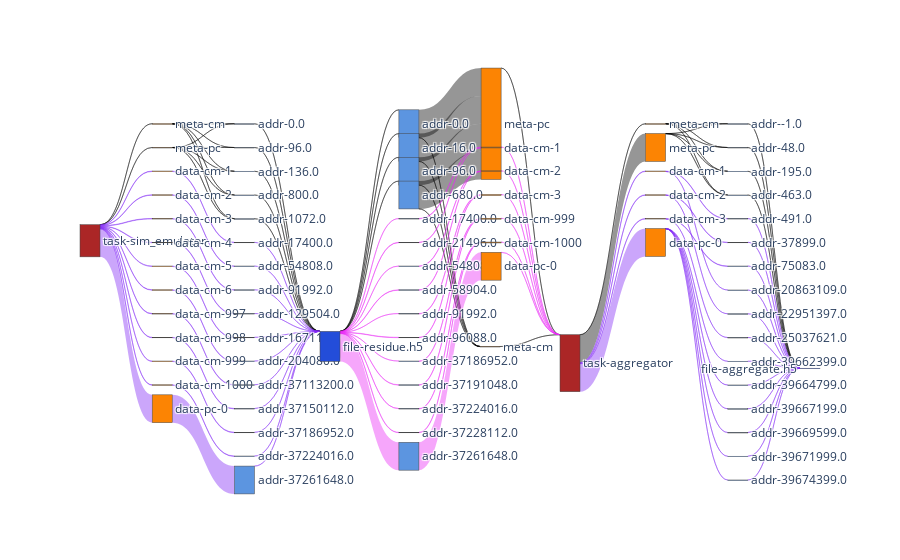

The notebook cell saved with this chart:
### Code cell
f2_nodes, f2_nodes_dict = get_nodes_for_sankey(F2,rm_tags=['sim','agg_r','agg_w'])

# print(node_ref2)

f2_links = get_links_for_sankey(F2, f2_nodes_dict)
fig = go.Figure(go.Sankey(
            node = f2_nodes,
            link = f2_links, orientation='h'))
fig.show()
fig.write_html(f"{path}/sankey-sim_w_agg_r_w-vol-vfd.html")

### Figure 1 — Plotly figure (JSON) as saved in the notebook; plotly's stock layout.template omitted (floating-point values rounded to 4 significant figures; data arrays with more than 128 entries replaced by an {"elided": "..."} marker saying what was removed)
{"data": [{"link": {"color": {"elided": "134 str values"}, "label": {"elided": "134 str values"}, "source": {"elided": "134 int values"}, "target": {"elided": "134 int values"}, "value": {"elided": "134 int values"}}, "node": {"color": ["#ab2626", "#fc8403", "#fc8403", "#fc8403", "#fc8403", "#fc8403", "#fc8403", "#fc8403", "#fc8403", "#fc8403", "#fc8403", "#fc8403", "#fc8403", "#fc8403", "#5c95e0", "#5c95e0", "#5c95e0", "#5c95e0", "#5c95e0", "#5c95e0", "#5c95e0", "#5c95e0", "#5c95e0", "#5c95e0", "#5c95e0", "#5c95e0", "#5c95e0", "#5c95e0", "#5c95e0", "#5c95e0", "#234dd9", "#5c95e0", "#5c95e0", "#5c95e0", "#5c95e0", "#5c95e0", "#5c95e0", "#5c95e0", "#5c95e0", "#5c95e0", "#5c95e0", "#5c95e0", "#5c95e0", "#5c95e0", "#5c95e0", "#5c95e0", "#fc8403", "#fc8403", "#fc8403", "#fc8403", "#fc8403", "#fc8403", "#fc8403", "#fc8403", "#ab2626", "#fc8403", "#fc8403", "#fc8403", "#fc8403", "#fc8403", "#fc8403", "#5c95e0", "#5c95e0", "#5c95e0", "#5c95e0", "#5c95e0", "#5c95e0", "#5c95e0", "#5c95e0", "#5c95e0", "#5c95e0", "#5c95e0", "#5c95e0", "#5c95e0", "#5c95e0", "#5c95e0", "#5c95e0", "#234dd9"], "label": ["task-sim_emulator", "meta-cm", "meta-pc", "data-cm-1", "data-cm-2", "data-cm-3", "data-cm-4", "data-cm-5", "data-cm-6", "data-cm-997", "data-cm-998", "data-cm-999", "data-cm-1000", "data-pc-0", "addr-0.0", "addr-96.0", "addr-1072.0", "addr-136.0", "addr-800.0", "addr-17400.0", "addr-54808.0", "addr-91992.0", "addr-129504.0", "addr-167112.0", "addr-204080.0", "addr-37113200.0", "addr-37150112.0", "addr-37186952.0", "addr-37224016.0", "addr-37261648.0", "file-residue.h5", "addr-0.0", "addr-16.0", "addr-96.0", "addr-680.0", "addr-17400.0", "addr-21496.0", "addr-54808.0", "addr-58904.0", "addr-91992.0", "addr-96088.0", "addr-37186952.0", "addr-37191048.0", "addr-37224016.0", "addr-37228112.0", "addr-37261648.0", "meta-cm", "meta-pc", "data-cm-1", "data-cm-2", "data-cm-3", "data-cm-999", "data-cm-1000", "data-pc-0", "task-aggregator", "meta-cm", "meta-pc", "data-cm-1", "data-cm-2", "data-cm-3", "data-pc-0", "addr--1.0", "addr-48.0", "addr-195.0", "addr-463.0", "addr-491.0", "addr-20863109.0", "addr-37899.0", "addr-22951397.0", "addr-75083.0", "addr-25037621.0", "addr-39662399.0", "addr-39664799.0", "addr-39667199.0", "addr-39669599.0", "addr-39671999.0", "addr-39674399.0", "file-aggregate.h5"], "x": [0, 0.1111, 0.1111, 0.1111, 0.1111, 0.1111, 0.1111, 0.1111, 0.1111, 0.1111, 0.1111, 0.1111, 0.1111, 0.1111, 0.2222, 0.2222, 0.2222, 0.2222, 0.2222, 0.2222, 0.2222, 0.2222, 0.2222, 0.2222, 0.2222, 0.2222, 0.2222, 0.2222, 0.2222, 0.2222, 0.3333, 0.4444, 0.4444, 0.4444, 0.4444, 0.4444, 0.4444, 0.4444, 0.4444, 0.4444, 0.4444, 0.4444, 0.4444, 0.4444, 0.4444, 0.4444, 0.5556, 0.5556, 0.5556, 0.5556, 0.5556, 0.5556, 0.5556, 0.5556, 0.6667, 0.7778, 0.7778, 0.7778, 0.7778, 0.7778, 0.7778, 0.8889, 0.8889, 0.8889, 0.8889, 0.8889, 0.8889, 0.8889, 0.8889, 0.8889, 0.8889, 0.8889, 0.8889, 0.8889, 0.8889, 0.8889, 0.8889, 1], "y": [0, 0.0625, 0.125, 0.1875, 0.25, 0.3125, 0.375, 0.4375, 0.5, 0.5625, 0.625, 0.6875, 0.75, 0.8125, 0.0625, 0.125, 0.3125, 0.1875, 0.25, 0.375, 0.4375, 0.5, 0.5625, 0.625, 0.6875, 0.75, 0.8125, 0.875, 0.9375, 1, 0, 0.0625, 0.125, 0.1875, 0.25, 0.3125, 0.375, 0.4375, 0.5, 0.5625, 0.625, 0.6875, 0.75, 0.8125, 0.875, 0.9375, 0, 0.0625, 0.125, 0.1875, 0.25, 0.3125, 0.375, 0.4375, 0, 0.0625, 0.125, 0.1875, 0.25, 0.3125, 0.375, 0.0625, 0.125, 0.1875, 0.25, 0.3125, 0.5, 0.375, 0.5625, 0.4375, 0.625, 0.6875, 0.75, 0.8125, 0.875, 0.9375, 1, 0]}, "orientation": "h", "type": "sankey"}], "layout": {}}
